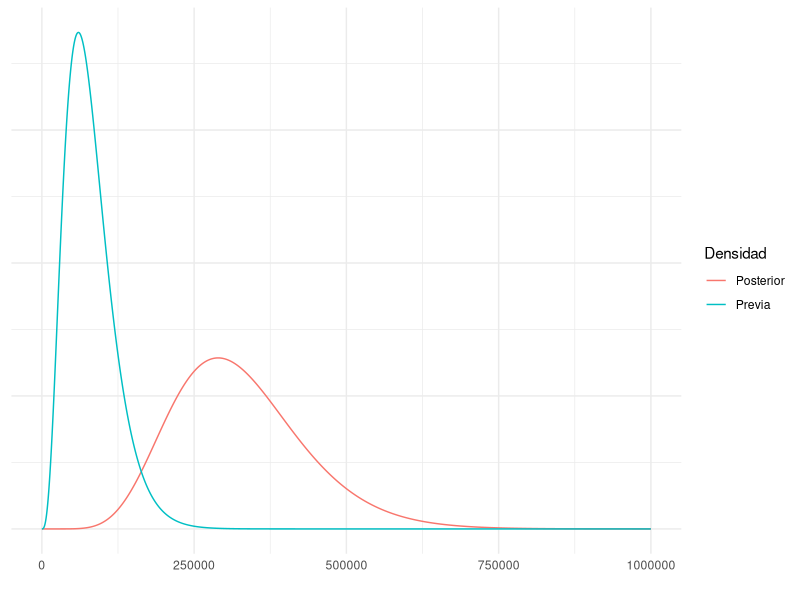

This figure's R source:
## ---- chunk 1
knitr::opts_chunk$set(echo = TRUE, tidy = "styler" )
## ---- chunk 2
library(ggplot2)
library(tidyr)
rango <- seq(0,1e6,by = 6)
previa <- dgamma(rango, shape = 4, scale = 20000)
posterior <- dgamma(rango,shape = 9,scale = 36178)
densidades <- data.frame(rango = rango, Previa = previa, Posterior = posterior) 
densidades <- gather(densidades, key = "Densidad", value = "valor", -rango)
ggplot(data=densidades, aes(x=rango, y=valor*100, color = Densidad)) + 
  geom_line() + xlab("") + theme_minimal()+ theme(axis.title.y=element_blank(),
                                                  axis.text.y=element_blank(),
                                                  axis.ticks.y=element_blank())
## ---- chunk 3
func<-function(x){9.55*10^41/(x+36178)^10}
integrate(func,lower=3000,upper=Inf)
## ---- chunk 4
func<-function(x){x*9.55*10^41/(x+36178)^10}
integrate(func,lower=0,upper=Inf)
